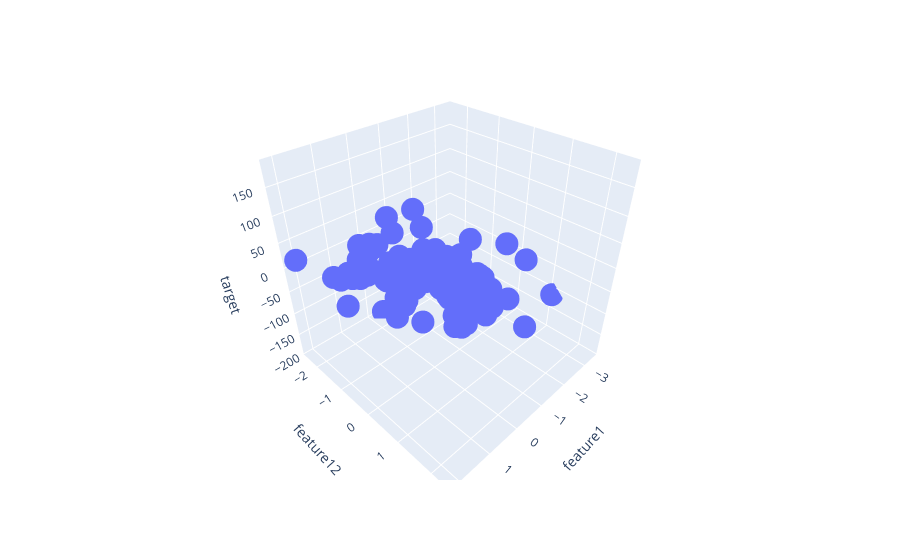

The cell this chart's notebook holds for it:
### Code cell
fig = px.scatter_3d(df,x='feature1',y='feature12',z='target')
fig.show()
